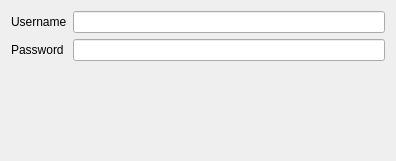
<?xml version="1.0" encoding="UTF-8"?>
<ui version="4.0">
 <class>LastFmScrobblerConfig</class>
 <widget class="QWidget" name="LastFmScrobblerConfig">
  <property name="geometry">
   <rect>
    <x>0</x>
    <y>0</y>
    <width>396</width>
    <height>161</height>
   </rect>
  </property>
  <property name="windowTitle">
   <string>Form</string>
  </property>
  <layout class="QFormLayout" name="formLayout">
   <property name="fieldGrowthPolicy">
    <enum>QFormLayout::ExpandingFieldsGrow</enum>
   </property>
   <item row="0" column="0">
    <widget class="QLabel" name="label">
     <property name="text">
      <string>Username</string>
     </property>
    </widget>
   </item>
   <item row="0" column="1">
    <widget class="QLineEdit" name="usernameEdit"/>
   </item>
   <item row="1" column="0">
    <widget class="QLabel" name="label_2">
     <property name="text">
      <string>Password</string>
     </property>
    </widget>
   </item>
   <item row="1" column="1">
    <widget class="QLineEdit" name="passwordEdit">
     <property name="inputMethodHints">
      <set>Qt::ImhNone</set>
     </property>
     <property name="inputMask">
      <string notr="true"/>
     </property>
     <property name="text">
      <string/>
     </property>
     <property name="echoMode">
      <enum>QLineEdit::Password</enum>
     </property>
    </widget>
   </item>
  </layout>
 </widget>
 <resources/>
 <connections/>
</ui>
